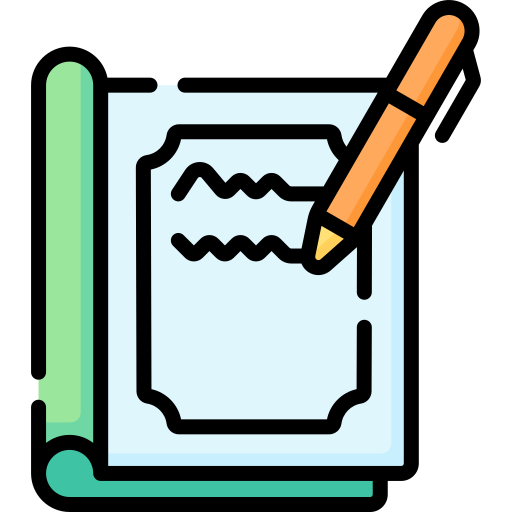
#> input picture Images/journaling.png, 512 x 512 px, found by its file name; its folder holds only this picture in this run
$ python resize_images.py   (older library calls are emulated)
#> lines starting #> are read from the running program, lines starting #| are printed output that depends on the picture
from PIL import Image
import os

# Input directory containing your images
input_dir = "/home/kali/Documents/Projects/NoteExtension/Images"
output_dir = os.path.join(input_dir, "resized")

# Ensure output directory exists
os.makedirs(output_dir, exist_ok=True)

# Target sizes
output_sizes = {"icon16.png": (16, 16), "icon48.png": (48, 48), "icon128.png": (128, 128)}

# Iterate through files in the input directory
for file_name in os.listdir(input_dir):
    if file_name.endswith(".png"):  # Process only PNG files
        input_path = os.path.join(input_dir, file_name)
        img = Image.open(input_path)
#> img is the input picture: PIL image 512x512 RGBA; mean R, G, B, A 87.8, 102, 96.8, 171.1

        for size_name, size in output_sizes.items():
            resized_img = img.resize(size, Image.ANTIALIAS)
            output_file = os.path.join(output_dir, f"{os.path.splitext(file_name)[0]}_{size_name}")
            resized_img.save(output_file, format="PNG")
            print(f"Saved resized image: {output_file}")
#> this loop made 3 passes
#> pass 1, `resized_img = img.resize(size, Image.ANTIALIAS)`:
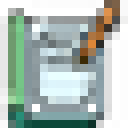
#> resized_img: PIL image 16x16 RGBA (shown 8 times larger); mean R, G, B, A 99.2, 113.6, 105.8, 171.4; transparent parts drawn white
#> pass 2, `resized_img = img.resize(size, Image.ANTIALIAS)`:
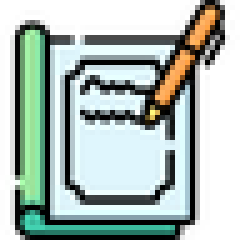
#> resized_img: PIL image 48x48 RGBA (shown 5 times larger); mean R, G, B, A 90, 104.2, 97.7, 171.2; transparent parts drawn white
#> pass 3, `resized_img = img.resize(size, Image.ANTIALIAS)`:
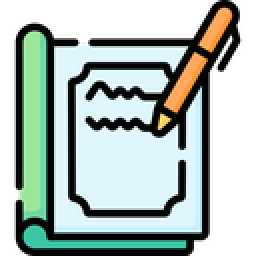
#> resized_img: PIL image 128x128 RGBA (shown 2 times larger); mean R, G, B, A 88.6, 102.9, 97.2, 171.1; transparent parts drawn white

print("All images resized successfully!")
